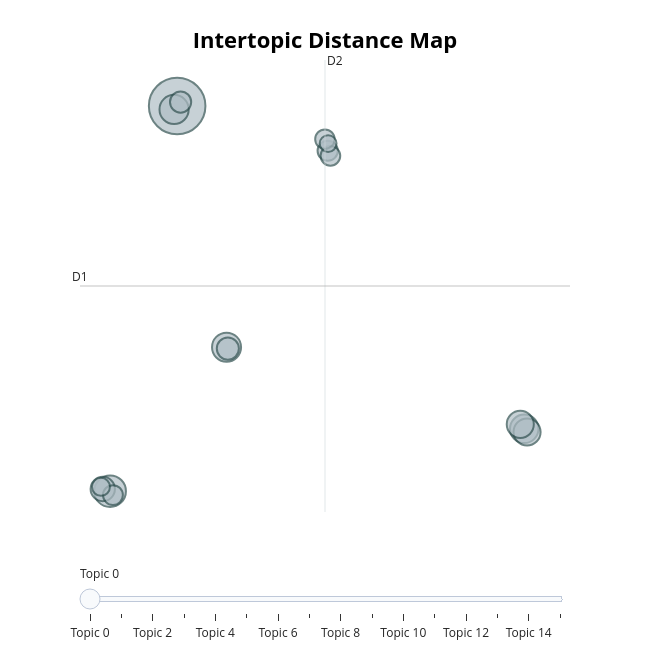

The cell this chart's notebook holds for it:
### Code cell
topic_model.visualize_topics()

### Figure 1 — Plotly figure (JSON) as saved in the notebook; plotly's stock layout.template omitted (floating-point values rounded to 4 significant figures)
{"data": [{"customdata": [[0, "lettre | jai | letter | dear | chere", 406], [1, "tte | diamonds | gros | toit | dor", 127], [2, "jamais | plus | religion | ntre | si", 108], [3, "tis | leurs | femme | femmes | husbands", 107], [4, "belgrade | peterwaradin | us | si | courier", 103], [5, "arrivmes | temple | ville | autrefois | aprs", 93], [6, "lempereur | sous | ville | turcs | constantinople", 93], [7, "marble | marbre | two | deux | mosque", 75], [8, "quelle | mari | ans | husband | avoit", 62], [9, "charms | soul | heart | charmes | douceur", 57], [10, "yesterday | hier | jallai | comte | jallai hier", 52], [11, "black | elles | toutes | hair | eyes", 50], [12, "beaucoup | fit | politesse | plus | obliging", 49], [13, "palais | trsgrande | ville | grande | large", 48], [14, "jardins | trees | darbres | plants | fontaines", 41], [15, "saint | statue | jai | doria | logs", 36]], "hovertemplate": "<b>Topic %{customdata[0]}</b><br>%{customdata[1]}<br>Size: %{customdata[2]}", "legendgroup": "", "marker": {"color": "#B0BEC5", "line": {"color": "DarkSlateGrey", "width": 2}, "size": [406, 127, 108, 107, 103, 93, 93, 75, 62, 57, 52, 50, 49, 48, 41, 36], "sizemode": "area", "sizeref": 0.2537, "symbol": "circle"}, "mode": "markers", "name": "", "orientation": "v", "showlegend": false, "type": "scatter", "x": [-4.744, -9.746, -4.972, -1.058, 21.15, 21.36, 20.86, -10.29, -0.9625, -4.488, 6.487, -9.535, 6.691, 6.28, -10.43, 6.519], "xaxis": "x", "y": [18.43, -7.259, 18.21, 2.348, -3.097, -3.306, -2.801, -7.113, 2.252, 18.7, 15.45, -7.518, 15.11, 16.22, -6.968, 15.93], "yaxis": "y"}], "layout": {"annotations": [{"showarrow": false, "text": "D1", "x": -11.99, "y": 6.429, "yshift": 10}, {"showarrow": false, "text": "D2", "x": 6.286, "xshift": 10, "y": 21.5}], "height": 650, "hoverlabel": {"bgcolor": "white", "font": {"family": "Rockwell", "size": 16}}, "legend": {"itemsizing": "constant", "tracegroupgap": 0}, "margin": {"t": 60}, "shapes": [{"line": {"color": "#CFD8DC", "width": 2}, "type": "line", "x0": 6.286, "x1": 6.286, "y0": -8.645, "y1": 21.5}, {"line": {"color": "#9E9E9E", "width": 2}, "type": "line", "x0": -11.99, "x1": 24.56, "y0": 6.429, "y1": 6.429}], "sliders": [{"active": 0, "pad": {"t": 50}, "steps": [{"args": [{"marker.color": [["red", "#B0BEC5", "#B0BEC5", "#B0BEC5", "#B0BEC5", "#B0BEC5", "#B0BEC5", "#B0BEC5", "#B0BEC5", "#B0BEC5", "#B0BEC5", "#B0BEC5", "#B0BEC5", "#B0BEC5", "#B0BEC5", "#B0BEC5"]]}], "label": "Topic 0", "method": "update"}, {"args": [{"marker.color": [["#B0BEC5", "red", "#B0BEC5", "#B0BEC5", "#B0BEC5", "#B0BEC5", "#B0BEC5", "#B0BEC5", "#B0BEC5", "#B0BEC5", "#B0BEC5", "#B0BEC5", "#B0BEC5", "#B0BEC5", "#B0BEC5", "#B0BEC5"]]}], "label": "Topic 1", "method": "update"}, {"args": [{"marker.color": [["#B0BEC5", "#B0BEC5", "red", "#B0BEC5", "#B0BEC5", "#B0BEC5", "#B0BEC5", "#B0BEC5", "#B0BEC5", "#B0BEC5", "#B0BEC5", "#B0BEC5", "#B0BEC5", "#B0BEC5", "#B0BEC5", "#B0BEC5"]]}], "label": "Topic 2", "method": "update"}, {"args": [{"marker.color": [["#B0BEC5", "#B0BEC5", "#B0BEC5", "red", "#B0BEC5", "#B0BEC5", "#B0BEC5", "#B0BEC5", "#B0BEC5", "#B0BEC5", "#B0BEC5", "#B0BEC5", "#B0BEC5", "#B0BEC5", "#B0BEC5", "#B0BEC5"]]}], "label": "Topic 3", "method": "update"}, {"args": [{"marker.color": [["#B0BEC5", "#B0BEC5", "#B0BEC5", "#B0BEC5", "red", "#B0BEC5", "#B0BEC5", "#B0BEC5", "#B0BEC5", "#B0BEC5", "#B0BEC5", "#B0BEC5", "#B0BEC5", "#B0BEC5", "#B0BEC5", "#B0BEC5"]]}], "label": "Topic 4", "method": "update"}, {"args": [{"marker.color": [["#B0BEC5", "#B0BEC5", "#B0BEC5", "#B0BEC5", "#B0BEC5", "red", "#B0BEC5", "#B0BEC5", "#B0BEC5", "#B0BEC5", "#B0BEC5", "#B0BEC5", "#B0BEC5", "#B0BEC5", "#B0BEC5", "#B0BEC5"]]}], "label": "Topic 5", "method": "update"}, {"args": [{"marker.color": [["#B0BEC5", "#B0BEC5", "#B0BEC5", "#B0BEC5", "#B0BEC5", "#B0BEC5", "red", "#B0BEC5", "#B0BEC5", "#B0BEC5", "#B0BEC5", "#B0BEC5", "#B0BEC5", "#B0BEC5", "#B0BEC5", "#B0BEC5"]]}], "label": "Topic 6", "method": "update"}, {"args": [{"marker.color": [["#B0BEC5", "#B0BEC5", "#B0BEC5", "#B0BEC5", "#B0BEC5", "#B0BEC5", "#B0BEC5", "red", "#B0BEC5", "#B0BEC5", "#B0BEC5", "#B0BEC5", "#B0BEC5", "#B0BEC5", "#B0BEC5", "#B0BEC5"]]}], "label": "Topic 7", "method": "update"}, {"args": [{"marker.color": [["#B0BEC5", "#B0BEC5", "#B0BEC5", "#B0BEC5", "#B0BEC5", "#B0BEC5", "#B0BEC5", "#B0BEC5", "red", "#B0BEC5", "#B0BEC5", "#B0BEC5", "#B0BEC5", "#B0BEC5", "#B0BEC5", "#B0BEC5"]]}], "label": "Topic 8", "method": "update"}, {"args": [{"marker.color": [["#B0BEC5", "#B0BEC5", "#B0BEC5", "#B0BEC5", "#B0BEC5", "#B0BEC5", "#B0BEC5", "#B0BEC5", "#B0BEC5", "red", "#B0BEC5", "#B0BEC5", "#B0BEC5", "#B0BEC5", "#B0BEC5", "#B0BEC5"]]}], "label": "Topic 9", "method": "update"}, {"args": [{"marker.color": [["#B0BEC5", "#B0BEC5", "#B0BEC5", "#B0BEC5", "#B0BEC5", "#B0BEC5", "#B0BEC5", "#B0BEC5", "#B0BEC5", "#B0BEC5", "red", "#B0BEC5", "#B0BEC5", "#B0BEC5", "#B0BEC5", "#B0BEC5"]]}], "label": "Topic 10", "method": "update"}, {"args": [{"marker.color": [["#B0BEC5", "#B0BEC5", "#B0BEC5", "#B0BEC5", "#B0BEC5", "#B0BEC5", "#B0BEC5", "#B0BEC5", "#B0BEC5", "#B0BEC5", "#B0BEC5", "red", "#B0BEC5", "#B0BEC5", "#B0BEC5", "#B0BEC5"]]}], "label": "Topic 11", "method": "update"}, {"args": [{"marker.color": [["#B0BEC5", "#B0BEC5", "#B0BEC5", "#B0BEC5", "#B0BEC5", "#B0BEC5", "#B0BEC5", "#B0BEC5", "#B0BEC5", "#B0BEC5", "#B0BEC5", "#B0BEC5", "red", "#B0BEC5", "#B0BEC5", "#B0BEC5"]]}], "label": "Topic 12", "method": "update"}, {"args": [{"marker.color": [["#B0BEC5", "#B0BEC5", "#B0BEC5", "#B0BEC5", "#B0BEC5", "#B0BEC5", "#B0BEC5", "#B0BEC5", "#B0BEC5", "#B0BEC5", "#B0BEC5", "#B0BEC5", "#B0BEC5", "red", "#B0BEC5", "#B0BEC5"]]}], "label": "Topic 13", "method": "update"}, {"args": [{"marker.color": [["#B0BEC5", "#B0BEC5", "#B0BEC5", "#B0BEC5", "#B0BEC5", "#B0BEC5", "#B0BEC5", "#B0BEC5", "#B0BEC5", "#B0BEC5", "#B0BEC5", "#B0BEC5", "#B0BEC5", "#B0BEC5", "red", "#B0BEC5"]]}], "label": "Topic 14", "method": "update"}, {"args": [{"marker.color": [["#B0BEC5", "#B0BEC5", "#B0BEC5", "#B0BEC5", "#B0BEC5", "#B0BEC5", "#B0BEC5", "#B0BEC5", "#B0BEC5", "#B0BEC5", "#B0BEC5", "#B0BEC5", "#B0BEC5", "#B0BEC5", "#B0BEC5", "red"]]}], "label": "Topic 15", "method": "update"}]}], "title": {"font": {"color": "Black", "size": 22}, "text": "<b>Intertopic Distance Map</b>", "x": 0.5, "xanchor": "center", "y": 0.95, "yanchor": "top"}, "width": 650, "xaxis": {"anchor": "y", "domain": [0, 1], "range": [-11.99, 24.56], "title": {"text": ""}, "visible": false}, "yaxis": {"anchor": "x", "domain": [0, 1], "range": [-8.645, 21.5], "title": {"text": ""}, "visible": false}}}
